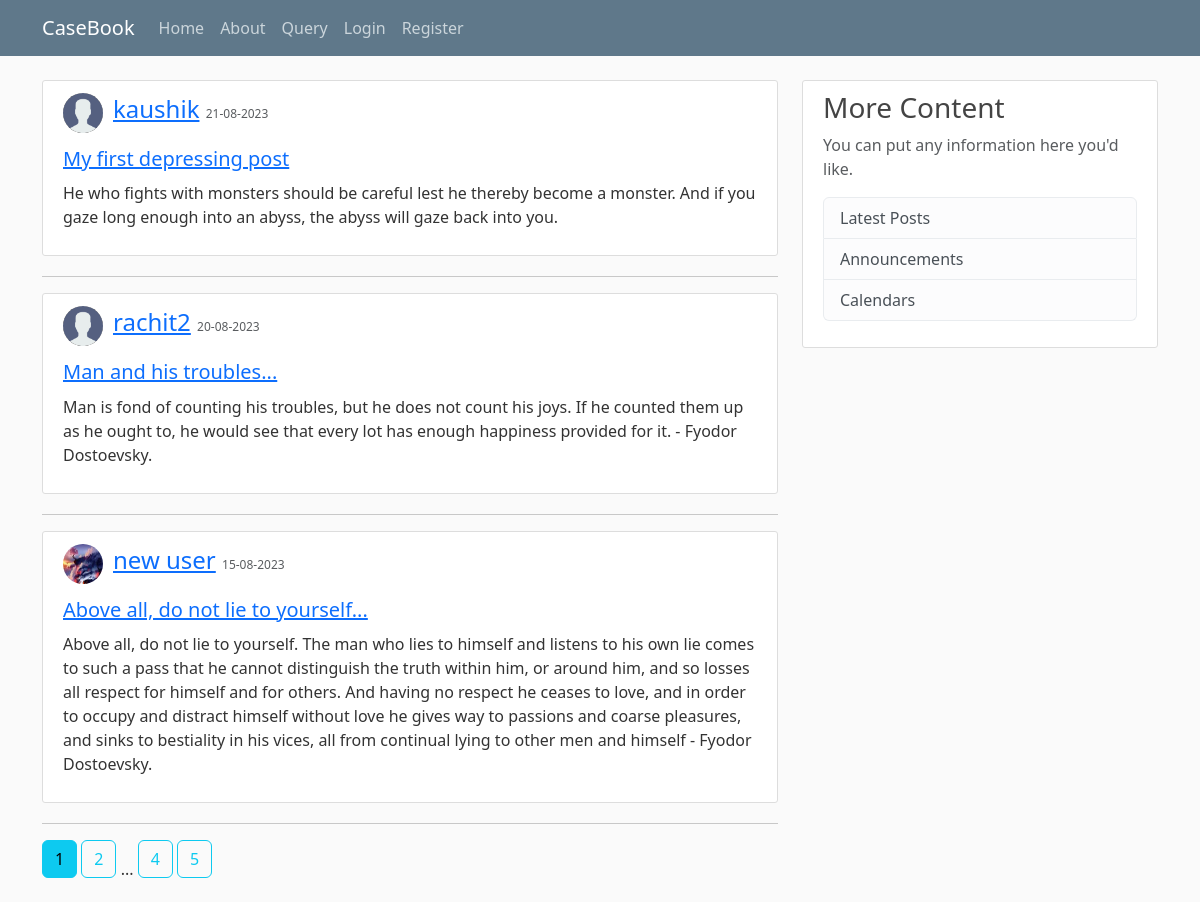
The page /home on the database its author committed.
### blogsite/models.py (models this page shows, shortened)
class Post(db.Model):
    id = db.Column(db.Integer, primary_key=True)
    title = db.Column(db.String(50), nullable=False)
    date_posted = db.Column(db.DateTime, nullable=False, default=datetime.utcnow)
    content = db.Column(db.Text, nullable=False)
    user_id = db.Column(db.Integer, db.ForeignKey('user.id'), nullable=False)

class User(db.Model, UserMixin):
    id = db.Column(db.Integer, primary_key=True)
    username = db.Column(db.String(20), unique=True, nullable=False)
    email = db.Column(db.String(100), unique=True, nullable=False)
    img_file = db.Column(db.String(20), nullable=False, default='default.jpeg')
    password = db.Column(db.String(60), nullable=False)
    posts = db.relationship('Post', backref='author', lazy=True)

### blogsite/main/routes.py (the view)
@main.route('/')
@main.route('/home')
def home():
    page = request.args.get(key='page',default=1,type=int)
    posts = Post.query.order_by(Post.date_posted.desc()).paginate(per_page=3)
    return render_template('home.html',posts=posts,page_title='CaseBook')

### blogsite/templates/home.html
{% extends "layout.html" %}
{% block page_content %}
{% for post in posts.items %}
<article class="media content-section">
  <div class="d-flex align-items-center">
    <img class="img-fluid rounded-circle article-img mr-3"
      src="{{ url_for('static',filename='profile_pic/'+post.author.img_file) }}" alt="Profile Photo of author">
    <div style="margin-left: 10px;">
      <div class="article-metadata">
        <a class="mr-2" href="{{ url_for('users.user_posts',username=post.author.username) }}">{{ post.author.username }}</a>
        <small class="text-muted" style="font-size: 0.75rem;">{{ post.date_posted.strftime('%d-%m-%Y') }}</small>
      </div>
    </div>
  </div>
  <div class="media-body">
    <h2><a class="article-title" href="{{ url_for('posts.post',post_id=post.id) }}">{{ post.title }}</a></h2>
    <p class="article-content">{{ post.content }}</p>
  </div>
</article>
<hr>
{% endfor %}
{% for page_num in posts.iter_pages(left_edge=2, right_edge=2, left_current=1, right_current=1) %}
  {% if page_num %}
    {% if posts.page==page_num %}
      <a class="btn btn-info mb-4" href="{{ url_for('main.home',page=page_num) }}">{{ page_num }}</a>
    {% else %}
      <a class="btn btn-outline-info mb-4" href="{{ url_for('main.home',page=page_num) }}">{{ page_num }}</a>
    {% endif %}
  {% else %}
  ...
  {% endif %}
{% endfor %}
{% endblock page_content %}

### blogsite/static/temp_style.css (style rules this page uses)
body { background: #fafafa; color: #333333; margin-top: 5rem; }
h1, h2, h3, h4, h5, h6 { color: #444444; }
.content-section { background: #ffffff; padding: 10px 20px; border: 1px solid #dddddd; border-radius: 3px; margin-bottom: 20px; }
.article-title { font-size: 1.25rem; }
.article-content { margin-top: 0.5rem; }
.article-img { height: 40px; width: 40px; }
.article-metadata { font-size: 1.5rem; margin-bottom: 0.5rem; }

### rows shown on the page
Post: img_file (placeholder picture), author.username "kaushik", date_posted "21-08-2023", title "My first depressing post", content "He who fights with monsters should be careful lest he thereby become a monster. And if you gaze long enough into an abyss, the abyss will gaze back into you."
Post: img_file (placeholder picture), author.username "rachit2", date_posted "20-08-2023", title "Man and his troubles...", content "Man is fond of counting his troubles, but he does not count his joys. If he counted them up as he ought to, he would see that every lot has enough happiness provided for it. - Fyodor Dostoevsky."
Post: img_file (picture), author.username "new user", date_posted "15-08-2023", title "Above all, do not lie to yourself...", content "Above all, do not lie to yourself. The man who lies to himself and listens to his own lie comes to such a pass that he cannot distinguish the truth within him, or around him, and so losses all respect for himself and for others. And having no respect he ceases to love, and in order to occupy and distract himself without love he gives way to passions and coarse pleasures, and sinks to bestiality in his vices, all from continual lying to other men and himself - Fyodor Dostoevsky."

### other values the page prints
{{ page_num }} "1"
{{ page_num }} "2" "4" "5"
